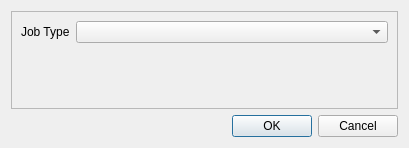
<?xml version="1.0" encoding="UTF-8"?>
<ui version="4.0">
 <class>Dialog</class>
 <widget class="QDialog" name="Dialog">
  <property name="geometry">
   <rect>
    <x>0</x>
    <y>0</y>
    <width>409</width>
    <height>148</height>
   </rect>
  </property>
  <property name="windowTitle">
   <string>Job Type Selector</string>
  </property>
  <layout class="QVBoxLayout" name="verticalLayout">
   <item>
    <widget class="QFrame" name="frame">
     <property name="frameShape">
      <enum>QFrame::StyledPanel</enum>
     </property>
     <property name="frameShadow">
      <enum>QFrame::Raised</enum>
     </property>
     <layout class="QFormLayout" name="formLayout">
      <item row="0" column="0">
       <widget class="QLabel" name="label">
        <property name="text">
         <string>Job Type</string>
        </property>
       </widget>
      </item>
      <item row="0" column="1">
       <widget class="QComboBox" name="comboBox"/>
      </item>
     </layout>
    </widget>
   </item>
   <item>
    <widget class="QDialogButtonBox" name="buttonBox">
     <property name="orientation">
      <enum>Qt::Horizontal</enum>
     </property>
     <property name="standardButtons">
      <set>QDialogButtonBox::Cancel|QDialogButtonBox::Ok</set>
     </property>
    </widget>
   </item>
  </layout>
 </widget>
 <resources/>
 <connections>
  <connection>
   <sender>buttonBox</sender>
   <signal>accepted()</signal>
   <receiver>Dialog</receiver>
   <slot>accept()</slot>
   <hints>
    <hint type="sourcelabel">
     <x>248</x>
     <y>254</y>
    </hint>
    <hint type="destinationlabel">
     <x>157</x>
     <y>274</y>
    </hint>
   </hints>
  </connection>
  <connection>
   <sender>buttonBox</sender>
   <signal>rejected()</signal>
   <receiver>Dialog</receiver>
   <slot>reject()</slot>
   <hints>
    <hint type="sourcelabel">
     <x>316</x>
     <y>260</y>
    </hint>
    <hint type="destinationlabel">
     <x>286</x>
     <y>274</y>
    </hint>
   </hints>
  </connection>
 </connections>
</ui>
